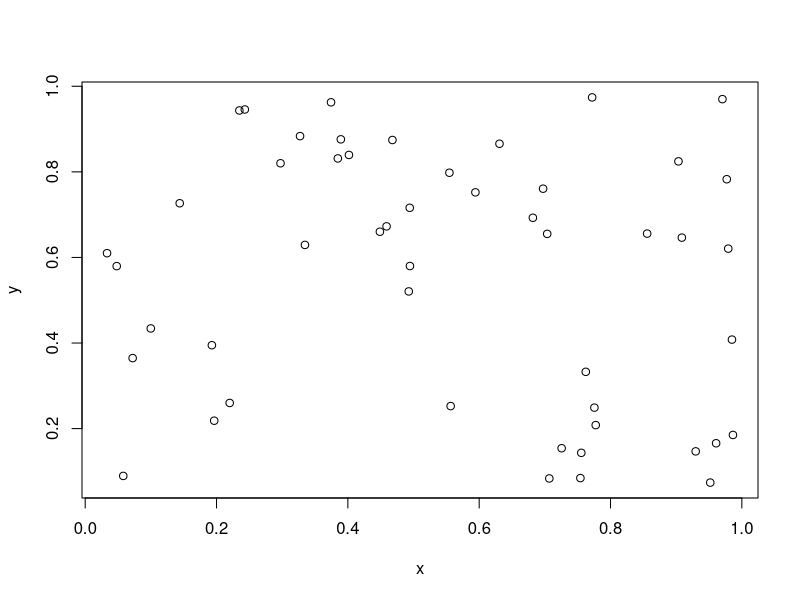
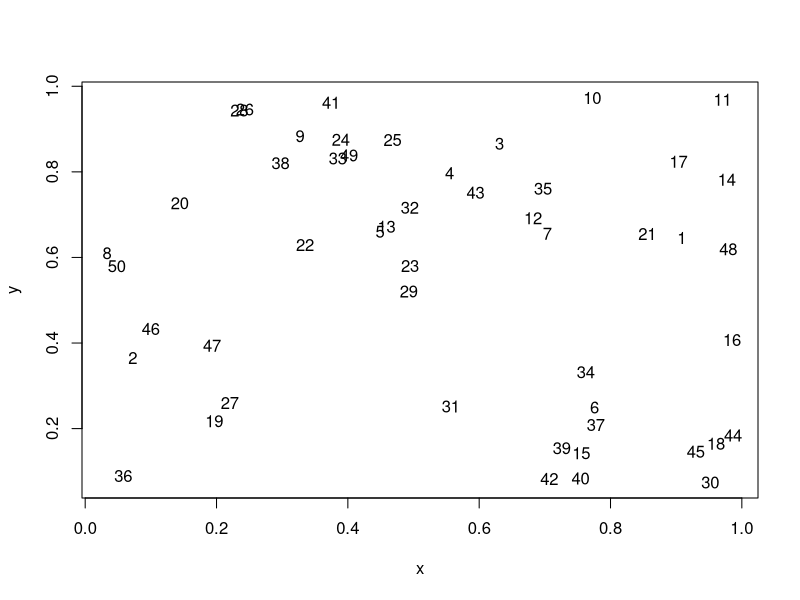

Reproduce these figures in R, in order. (Note: this script raises an error after producing the figures.)
x <- runif(50)
y <- runif(50)
data <- cbind(x,y)
data

plot(data)
plot(data, type = "n")
text(data, rownames(data))

km <- kmeans(data,5)
str(km)
f
km <- kmeans.ani(data, 5)
km$centers
